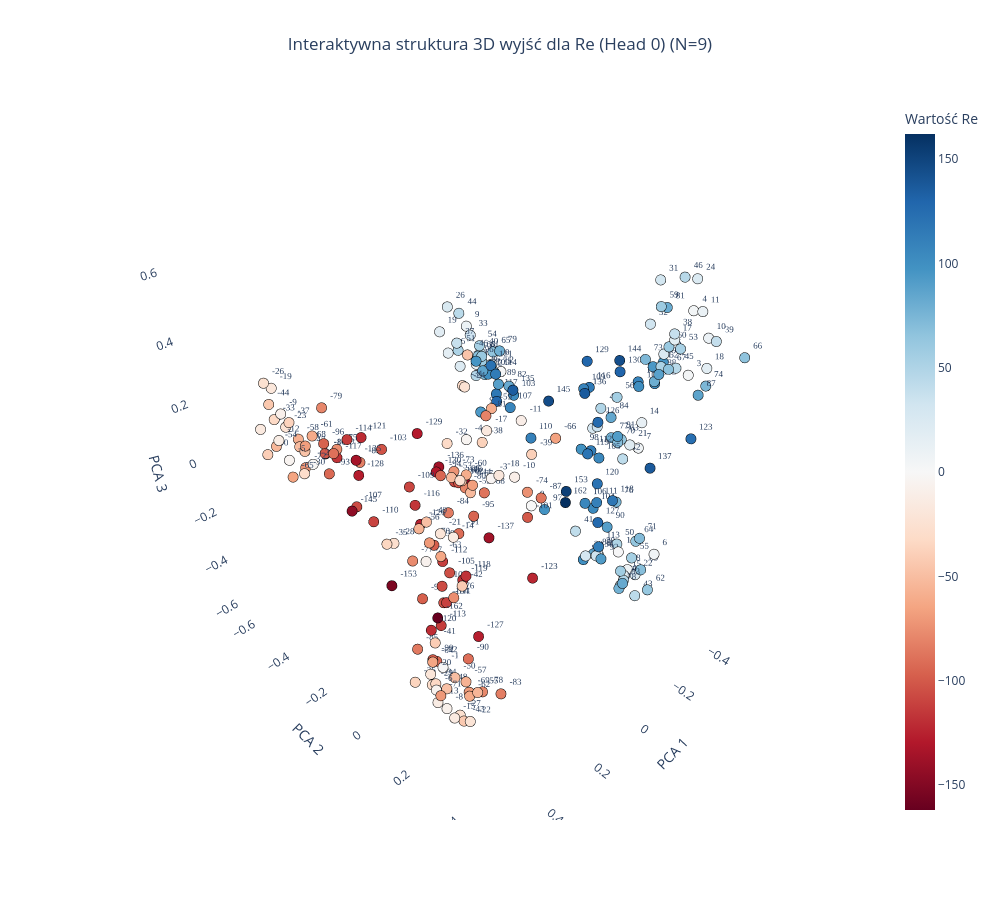

Source (notebook cell):
### Code cell
import numpy as np
import plotly.graph_objects as go
from sklearn.decomposition import PCA

def plot_output_head_plotly_3d(model, N, head_idx=0):
    weights = model.output_heads[head_idx].weight.detach().cpu().numpy()
    
    output_offset = 2 * N * N
    min_val, max_val = -2 * N * N, 2 * N * N
    active_indices = []
    labels = []
    
    for val in range(min_val, max_val + 1):
        idx = val + output_offset
        if 0 <= idx < weights.shape[0]:
            active_indices.append(idx)
            labels.append(val)

    active_weights = weights[active_indices]

    weight_norms = np.linalg.norm(active_weights, axis=1)
    valid_mask = weight_norms > 0.4
    
    active_weights = active_weights[valid_mask]
    labels = np.array(labels)[valid_mask]


    pca = PCA(n_components=3)
    embeds_3d = pca.fit_transform(active_weights)

    # Po dopasowaniu PCA na aktywacjach
    explained_variance = pca.explained_variance_ratio_
    print(f"Komponent 1: {explained_variance[0]:.2%}")
    print(f"Komponent 2: {explained_variance[1]:.2%}")
    print(f"Komponent 3: {explained_variance[2]:.2%}")
    print(f"Suma zachowanej wariancji w 3D: {sum(explained_variance):.2%}")
    
    head_names = {0: "Re (Head 0)", 1: "Im (Head 1)"}
    title_name = head_names.get(head_idx, f"Head {head_idx}")

    fig = go.Figure()

    fig.add_trace(go.Scatter3d(
        x=embeds_3d[:, 0],
        y=embeds_3d[:, 1],
        z=embeds_3d[:, 2],
        mode='markers+text',
        text=[str(l) for l in labels],
        textposition="top right",
        textfont=dict(size=9, family="Arial Black"),
        marker=dict(
            size=6,
            color=labels,
            colorscale='RdBu',
            showscale=True,
            colorbar=dict(title=f"Wartość {title_name.split()[0]}"),
            line=dict(width=1, color='Black')
        ),
        hoverinfo='text',
        hovertext=[f"Token ID: {l + output_offset}<br>Wartość algebraiczna: {l}" for l in labels]
    ))

    fig.update_layout(
        title=dict(
            text=f"Interaktywna struktura 3D wyjść dla {title_name} (N={N})",
            x=0.5,
            xanchor='center'
        ),
        scene=dict(
            xaxis=dict(title="PCA 1", backgroundcolor="white", gridcolor="rgba(200,200,200,0.2)"),
            yaxis=dict(title="PCA 2", backgroundcolor="white", gridcolor="rgba(200,200,200,0.2)"),
            zaxis=dict(title="PCA 3", backgroundcolor="white", gridcolor="rgba(200,200,200,0.2)"),
        ),
        width=1000,
        height=900,
        showlegend=False
    )
    
    fig.show()

plot_output_head_plotly_3d(model=model, N=N)

### Figure 1 — Plotly figure (JSON) as saved in the notebook; plotly's stock layout.template omitted (floating-point values rounded to 4 significant figures; data arrays with more than 128 entries replaced by an {"elided": "..."} marker saying what was removed)
{"data": [{"hoverinfo": "text", "hovertext": {"elided": "267 str values"}, "marker": {"color": {"elided": "267 int values"}, "colorbar": {"title": {"text": "Wartość Re"}}, "colorscale": [[0, "rgb(103,0,31)"], [0.1, "rgb(178,24,43)"], [0.2, "rgb(214,96,77)"], [0.3, "rgb(244,165,130)"], [0.4, "rgb(253,219,199)"], [0.5, "rgb(247,247,247)"], [0.6, "rgb(209,229,240)"], [0.7, "rgb(146,197,222)"], [0.8, "rgb(67,147,195)"], [0.9, "rgb(33,102,172)"], [1, "rgb(5,48,97)"]], "line": {"color": "Black", "width": 1}, "showscale": true, "size": 6}, "mode": "markers+text", "text": {"elided": "267 str values"}, "textfont": {"family": "Arial Black", "size": 9}, "textposition": "top right", "type": "scatter3d", "x": {"elided": "267 float values"}, "y": {"elided": "267 float values"}, "z": {"elided": "267 float values"}}], "layout": {"height": 900, "scene": {"xaxis": {"backgroundcolor": "white", "gridcolor": "rgba(200,200,200,0.2)", "title": {"text": "PCA 1"}}, "yaxis": {"backgroundcolor": "white", "gridcolor": "rgba(200,200,200,0.2)", "title": {"text": "PCA 2"}}, "zaxis": {"backgroundcolor": "white", "gridcolor": "rgba(200,200,200,0.2)", "title": {"text": "PCA 3"}}}, "showlegend": false, "title": {"text": "Interaktywna struktura 3D wyjść dla Re (Head 0) (N=9)", "x": 0.5, "xanchor": "center"}, "width": 1000}}
